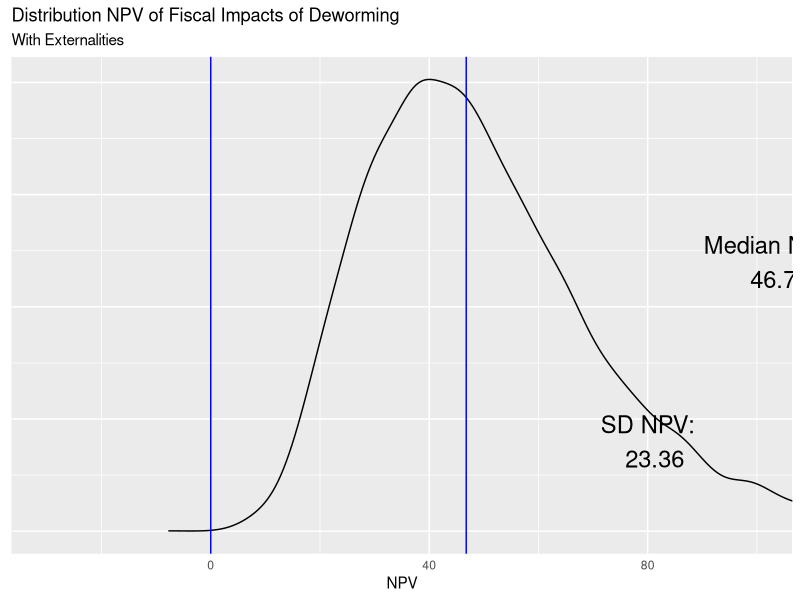

Reproduce this figure in R.
## ---- chunk 1
knitr::opts_chunk$set(echo = TRUE)
library(tidyverse)
library(ggplot2)
## ---- chunk 2
# chante _vals to _so
call_params_f <- function(){
    #############
    ##### Data  
    #############
    gov_bonds_so <- 	0.1185	     #Kenyan interest on sovereign debt - Central Bank of Kenya
    inflation_so <-  0.02          #Kenyan inflation rate - World Bank Development Indicators
    wage_ag_so <- 	11.84	         #Mean hourly wage rate (KSH) - Suri 2011
    wage_ww_so <- 	14.5850933     #Control group hourly wage, ww (cond >=10 hrs per week) - Table 4, Panel B
    profits_se_so <- 1766          #Control group monthly self-employed profits - Table 4, Panel A  FIX: MOST REFERENCES FROM TABLE 4 ARE TABLE 3
    hours_se_cond_so <- 38.1       #Control group weekly self-employed hours, conditional on hrs >0 - Table D13, Panel D
    hours_ag_so <- 8.3             #Control group hrs per week, agriculture - Table 4, Panel D
    hours_ww_so <- 6.9             #Control group hrs per week, working for wages - Table 4, Panel B
    hours_se_so <- 3.3             #Control group hrs per week, self-employment - Table 4, Panel A
    ex_rate_so <- 85               #Exchange Rate - Central Bank of Kenya
    growth_rate_so <- 1.52/100     #Per-capita GDP growth, 2002-2011 (accessed 1/29/13) -	World Bank - see notes
    coverage_so  <- 0.681333333    # (R) Fraction of treated primary school students within 6 km - from W@W - see note
    tax_so <- 0.16575              #ADD INFO
    unit_cost_local_so <- 43.66    #Deworm the World
    years_of_treat_so <- 2.41      #Additional Years of Treatment - Table 1, Panel A
    #############
    ##### Research
    #############    
    lambda1_so <- c(3.49, 0)       #Hrs per week increase for men and women CONFIRM
    lambda2_so <- 10.2             #Externality effect (proportional) - Table 3, Panel B
    q_full_so <- 0.75              #Take up rates with full subsidy. From Miguel and Kremmer (2007)
    q_zero_so <- 0                 #Take up rates with zero subsidy. From Miguel and Kremmer (2007)
    delta_ed_so <- c(-0.00176350949079451, 0.00696052250263997, 0.0258570306763183,     # (Delta E) Additional direct seconday schooling increase (from Joan)
                        0.0239963665555466, 0.027301406306074, 0.0234125454594173,
                       0.0279278879439199, 0.00647044449446303, 0.00835739437790601)                                     
    delta_ed_so <- cbind(delta_ed_so, 1999:2007)
    delta_ed_ext_so <- c(-0.0110126908021048,	0.0140448546741008,	-0.0034636291545585,  #Additional externality secondary schooling increase (from Joan)
                           0.0112940214439477,	0.0571608179771775,	-0.0560546793186931,
                           0.0558284756343451,	0.1546264843901160,	0.0055961489945619)
    delta_ed_ext_so <- cbind(delta_ed_ext_so, 1999:2007)    
    #############
    ##### Guess work   
    #############
    periods_so <- 50               #Total number of periods to forecast wages
    time_to_jm_so <- 10            #Time from intial period until individual join the labor force
    coef_exp_so <- c(0, 0)         #Years of experience coefficients (1-linear, 2-cuadratic)	- see notes
    teach_sal_so <- 5041           #Yearly secondary schooling compensation	5041 - from ROI materials
    teach_ben_so <- 217.47         #Yearly secondary schooling teacher benefits	217.47
    n_students_so <- 45            #Average pupils per teacher	45
    return( sapply( ls(pattern= "_so\\b"), function(x) get(x)) ) 
}
invisible( list2env(call_params_f(),.GlobalEnv) )


#############
##### Notes:
#############
### Source ---->  Input ----> Model ----> Policy Estimates (output)
###  (_so)        (_in)       (_mo)        (_pe)
### values      functions   functions      values
###             & values    & values 
### arguments in functions should used "_var" and functions should "_f"

#invisible( list2env(call_params_f(),.GlobalEnv) )

# on growth_rate_so: (http://data.worldbank.org/indicator/NY.GDP.PCAP.KD/), see calculation on "Kenya GDP per capita" tab. In W@W this equals 1.52%. ISSUE: This growth number should be updated to be 2002-2014, I think.
# on coef_exp_so: 1998/1999 Kenyan labor force survey; regression of earnings on age, age^2, female dummy, indicators for attained primary/secondary/beyond, and province dummies. Estimate used in W@W: (0.1019575, -0.0010413). ISSUE: For now assume no further life cycle adjustment beyond KLPS-3 (likely a conservative assumption).
# coverage_so: Overall Saturation (0.511) / 0.75 - not reported in table, average of T & C
## ---- chunk 3

## ---- chunk 4
# add suffix _var to args 
# - inputs: tax_rev_init_mo, top_tax_base_in  
# - outputs: total_rev_pe 
# Gamma is used to index gender.
npv_mo_f <- function(n_male_var = 1/2, n_female_var = 1/2, 
                interest_r_var = interest_in,
                wage_var = wage_t_mo,
                lambda1_male_var = lambda1_so[1],
                lambda1_female_var = lambda1_so[2], 
                tax_var = tax_so,
                saturation_var = saturation_in,             
                coverage_var = coverage_so,
                cost_of_schooling_var = cost_per_student_in,
                delta_ed_male_var = delta_ed_so[,1],
                delta_ed_female_var = delta_ed_so[,1], 
                lambda2_male_var = lambda2_in[1],
                lambda2_female_var = lambda2_in[2],
                s1_var = 0, q1_var = 0, s2_var = s2_in, q2_var = q2_in,
                periods_var = periods_so) {
  ns <- c(n_male_var, n_female_var)
  lambda1s <- c(lambda1_male_var, lambda1_female_var)
  lambda2s <- c(lambda2_male_var, lambda2_female_var)
  index_t <- 0:periods_var
  delta_ed_s <- cbind(delta_ed_male_var, delta_ed_female_var) 
  delta_ed_s <- rbind(c(0,0), delta_ed_s, matrix(0,41, 2) )

  benef <- matrix(NA, 51,2)
  for (i in 1:2){
  benef[,i] <- ( 1 / (1 + interest_r_var) )^index_t * wage_var *
                     ( lambda1s[i] + saturation_var * lambda2s[i] / coverage_var )
  }

  res1 <- sum( ns * ( tax_var * apply(benef, 2, sum) -
            apply( ( 1 / (1 + interest_r_var) )^index_t *
                     delta_ed_s * cost_of_schooling_var, 2, sum) )
          ) - (s2_var * q2_var  - s1_var * q1_var)
#  browser()
  return(res1)   
}
## ---- chunk 5
# - inputs: gov_bonds_so, inflation_so
# - outputs: interest_in
interest_in_f <- function(gov_bonds_var = gov_bonds_so , inflation_var = inflation_so) {  
  interest_in = gov_bonds_var - inflation_var 
  return(list("interest_in" = interest_in))
}
invisible( list2env(interest_in_f(),.GlobalEnv) )
## ---- chunk 6

wages_f <- function(wage_ag_var_h1 = wage_ag_so,  
                     wage_ww_var_h1 = wage_ww_so,
                     profits_se_var_h1 = profits_se_so,
                     hours_se_cond_var_h1 = hours_se_cond_so,  
                     hours_ag_var_h1 = hours_ag_so,
                     hours_ww_var_h1 = hours_ww_so,
                     hours_se_var_h1 = hours_se_so,
                     ex_rate_var_h1 = ex_rate_so, 
                     periods_var_h1 = periods_so, 
                     time_to_jm_var_h1 = time_to_jm_so, 
                     wage_0_var_h1 = wage_0_mo,
                     growth_rate_var_h1 = growth_rate_so,
                     experience_var_h1 = experience_in,
                     coef_exp1_var_h1 = coef_exp_so[1],
                     coef_exp2_var_h1 = coef_exp_so[2]){
  
    experience_in <- 0:periods_var_h1 - time_to_jm_var_h1
    
    wage_0_mo_f <- function(wage_ag_var = wage_ag_var_h1,  
                         wage_ww_var = wage_ww_var_h1,
                         profits_se_var = profits_se_var_h1,
                         hours_se_cond_var = hours_se_cond_var_h1,  
                         hours_ag_var = hours_ag_var_h1,
                         hours_ww_var = hours_ww_var_h1,
                         hours_se_var = hours_se_var_h1,
                         ex_rate_var = ex_rate_var_h1) {
      wage_se <- profits_se_var / (4.5 * hours_se_cond_var)
      wage_ls <- c(wage_ag_var, wage_ww_var, wage_se)
      alpha_ls <- c(hours_ag_var, hours_ww_var, hours_se_var) / sum( c(hours_ag_var, hours_ww_var, hours_se_var) )
      res1 <- 1/ex_rate_var * sum( wage_ls * alpha_ls )
      return(res1)
    }
    
    #close to value from spreadsheet (Assumps&Panel A Calcs!B137 = 0.1481084),
    #but I suspect diff due to computational precision
    
    wage_0_mo <- wage_0_mo_f()  
    
    wage_t_mo_f <- function(wage_0_var = wage_0_mo,
                       growth_rate_var = growth_rate_var_h1,
                       experience_var = experience_in,
                       coef_exp1_var = coef_exp1_var_h1,
                       coef_exp2_var = coef_exp2_var_h1) {
      res1 <- 52 * wage_0_var *( ( 1 + growth_rate_var )^experience_var ) *
        ( 1 + coef_exp1_var * experience_var + coef_exp2_var * experience_var^2 ) *
        ifelse(0:periods_var_h1 >= time_to_jm_var_h1, 1, 0)
      return(res1)
    }

#close to value from spreadsheet (Calcs-Table 5!N21.. = 7.701634678),
#but I suspect diff due to computational precision
    wage_t_mo <- wage_t_mo_f()
    return(list("experience_in" = experience_in, "wage_0_mo_f" = wage_0_mo_f, 
                "wage_0_mo" = wage_0_mo, "wage_t_mo_f" = wage_t_mo_f, "wage_t_mo" = wage_t_mo))
    
}

invisible( list2env(wages_f(),.GlobalEnv) )

## ---- chunk 7
# - inputs: gov_bonds_so, inflation_so
# - outputs: interest_in
lambdas_in_f <- function(lambda1_var = lambda1_so, lambda2_var = lambda2_so){
    lambda1_in <- rep(0.5 * lambda1_var[1] + 0.5 *lambda1_var[2], 2)
    lambda2_in <- rep(lambda2_var, 2)
    return(list("lambda1_in" = lambda1_in, "lambda2_in" = lambda2_in))  
}

invisible( list2env(lambdas_in_f(),.GlobalEnv) )
## ---- chunk 8
# - inputs: coverage_so, q_full_so, q_zero_so 
# - outputs: saturation_in 
saturation_in_f <- function(coverage_var = coverage_so, q_full_var = q_full_so, q_zero_var = q_zero_so){
    saturation_in <- coverage_so * q_full_so + ( 1 - coverage_so ) * q_zero_so
    return(list("saturation_in" = saturation_in)) 
} 
invisible( list2env(saturation_in_f(),.GlobalEnv) )
## ---- chunk 9

include_ext_mo <- TRUE
# - inputs: coverage_so, q_full_so, q_zero_so 
# - outputs: saturation_in 
ed_costs_in_f <- function(teach_sal_var = teach_sal_so, teach_ben_var = teach_ben_so, 
                          n_students_var = n_students_so, delta_ed_ext_var = delta_ed_ext_so,
                          delta_ed_var = delta_ed_so, include_ext_var = include_ext_mo){
    
    cost_per_student_in <- (teach_sal_var + teach_ben_var) / n_students_var
    
    # Nothing here yet with delta_ed_vals, but would like to incorporate model from Joan
    delta_ed_ext_total_in <- delta_ed_ext_var[,1] + delta_ed_var[,1]
    
    if (include_ext_var == TRUE){
      delta_ed_final_in <-  delta_ed_ext_total_in
    }else{
      delta_ed_final_in <- delta_ed_var[,1]
    }
    return(list("cost_per_student_in" = cost_per_student_in, "delta_ed_final_in" = 
                  delta_ed_final_in,  "delta_ed_ext_total_in" = delta_ed_ext_total_in)) 
} 
invisible( list2env(ed_costs_in_f(),.GlobalEnv) )
## ---- chunk 10
# - inputs: 
# - outputs: 
costs_f <- function(unit_cost_local_var = unit_cost_local_so, ex_rate_var = ex_rate_so,
                    years_of_treat_var = years_of_treat_so, q_full_var = q_full_so){
    s2_in <- ( unit_cost_local_var / ex_rate_var ) * years_of_treat_var
    q2_in <- q_full_var
    return(list("s2_in" = s2_in, "q2_in" = q2_in)) 
} 
invisible( list2env(costs_f(),.GlobalEnv) )


## ---- chunk 11
#no externality NPV
res_npv_no_ext_pe <- npv_mo_f(lambda2_male_var = 0, lambda2_female_var = 0)

#yes externality NPV
res_npv_yes_ext_pe <- npv_mo_f(delta_ed_male_var = delta_ed_ext_total_in,
                       delta_ed_female_var = delta_ed_ext_total_in )
## ---- chunk 12
rm(list = ls()[!(ls() %in% ls(pattern = "_f\\b"))])
invisible( list2env(call_params_f(), .GlobalEnv) )
invisible( list2env(interest_in_f(),.GlobalEnv) )
invisible( list2env(wages_f(),.GlobalEnv) )
invisible( list2env(lambdas_in_f(),.GlobalEnv) )
invisible( list2env(saturation_in_f(),.GlobalEnv) )
invisible( list2env(ed_costs_in_f(include_ext_var = TRUE),.GlobalEnv) )
invisible( list2env(costs_f(),.GlobalEnv) )

npv_mo_f(lambda2_male_var = 0, lambda2_female_var = 0)
## ---- chunk 13
# run the model 
#  input: Input vectors for NPV function
#  output: one vector of NPVs (of lenght Nsims)
# Repeat Nsims times
#  input: all functions from above + NSims
#  output: vector of Results of length NSims

# TO DO: fix negative wage trends do to high negative term in the square of experience. 

#  generate 1 draw of primitive values:
#  inputs: K primitive means and K standard deviations
#  output: K values with one from simulations

onedraw_sim_f <- function(gov_bonds_var = gov_bonds_so, gov_bonds_sd_var  = 0.1 * gov_bonds_so,         # Data
    inflation_var       = inflation_so      , inflation_sd_var       = 0.1 * inflation_so,      
    wage_ag_var         = wage_ag_so        , wage_ag_sd_var         = 0.1 * wage_ag_so,        
    wage_ww_var         = wage_ww_so        , wage_ww_sd_var         = 0.1 * wage_ww_so,        
    profits_se_var      = profits_se_so     , profits_se_sd_var      = 0.1 * profits_se_so,     
    hours_se_cond_var   = hours_se_cond_so  , hours_se_cond_sd_var   = 0.1 * hours_se_cond_so,  
    hours_ag_var        = hours_ag_so       , hours_ag_sd_var        = 0.1 * hours_ag_so,       
    hours_ww_var        = hours_ww_so       , hours_ww_sd_var        = 0.1 * hours_ww_so,       
    hours_se_var        = hours_se_so       , hours_se_sd_var        = 0.1 * hours_se_so,       
    ex_rate_var         = ex_rate_so        , ex_rate_sd_var         = 0.1 * ex_rate_so,        
    growth_rate_var     = growth_rate_so    , growth_rate_sd_var     = 0.1 * growth_rate_so,    
    coverage_var        = coverage_so       , coverage_sd_var        = 0.1 * coverage_so,       
    tax_var             = tax_so            , tax_sd_var             = 0.1 * tax_so,            
    unit_cost_local_var = unit_cost_local_so, unit_cost_local_sd_var = 0.1 * unit_cost_local_so,
    years_of_treat_var  = years_of_treat_so , years_of_treat_sd_var  = 0.1 * years_of_treat_so,   
    lambda1_var         = lambda1_so       , lambda1_sd_var         = 0.1 * c(lambda1_so[1], 0.01),                # Research     
    lambda2_var         = lambda2_so        , lambda2_sd_var         = 0.1 * lambda2_so,        
    q_full_var          = q_full_so         , q_full_sd_var          = 0.1 * q_full_so,         
    q_zero_var          = q_zero_so         , q_zero_sd_var          = 0.1 * q_zero_so,         
    delta_ed_var        = 1                  , delta_ed_sd_var        = 1 ,       
    delta_ed_ext_var    = 1                  , delta_ed_ext_sd_var    = 1 ,      
    periods_var         = periods_so        , periods_sd_var         = 0.1 * periods_so,            # Guesswork
    time_to_jm_var      = time_to_jm_so     , time_to_sd_var         = 0.1 * time_to_jm_so,      
    coef_exp_var        = coef_exp_so      , coef_exp_sd_var        = c(0.001 , 0.001),       
    teach_sal_var       = teach_sal_so      , teach_sal_sd_var       = 0.1 * teach_sal_so,       
    teach_ben_var       = teach_ben_so      , teach_ben_sd_var       = 0.1 * teach_ben_so,       
    n_students_var      = n_students_so     , n_students_sd_var      = 0.1 * n_students_so){
    
    rm(list = ls(pattern= "_sim") )
    #############
    ##### Data   
    #############
    gov_bonds_sim <-           rnorm(1, gov_bonds_var      , gov_bonds_sd_var      ) 
    inflation_sim <-           rnorm(1, inflation_var      , inflation_sd_var      ) 
    wage_ag_sim <-             rnorm(1, wage_ag_var        , wage_ag_sd_var        )
    wage_ww_sim <-             rnorm(1, wage_ww_var        , wage_ww_sd_var        )
    profits_se_sim <-          rnorm(1, profits_se_var     , profits_se_sd_var     ) 
    hours_se_cond_sim <-       rnorm(1, hours_se_cond_var  , hours_se_cond_sd_var  )
    hours_ag_sim <-            rnorm(1, hours_ag_var       , hours_ag_sd_var       ) 
    hours_ww_sim <-            rnorm(1, hours_ww_var       , hours_ww_sd_var       )
    hours_se_sim <-            rnorm(1, hours_se_var       , hours_se_sd_var       )
    ex_rate_sim <-             rnorm(1, ex_rate_var        , ex_rate_sd_var        )
    growth_rate_sim <-         rnorm(1, growth_rate_var    , growth_rate_sd_var    )
    coverage_sim  <-           rnorm(1, coverage_var       , coverage_sd_var       )
    tax_sim <-                 rnorm(1, tax_var            , tax_sd_var            )
    unit_cost_local_sim <-     rnorm(1, unit_cost_local_var, unit_cost_local_sd_var)
    years_of_treat_sim <-      rnorm(1, years_of_treat_var , years_of_treat_sd_var )
    #############    
    ##### Research 
    #############     
    lambda1_sim <-             rnorm(2, lambda1_var       , lambda1_sd_var        ) 
    lambda2_sim <-             rnorm(1, lambda2_var       , lambda2_sd_var        )
    q_full_sim <-              rnorm(1, q_full_var        , q_full_sd_var         )
    q_zero_sim <-              rnorm(1, q_zero_var        , q_zero_sd_var         )
    delta_ed_sim <-            rnorm(1, delta_ed_var      , delta_ed_sd_var * sd(delta_ed_so[,1])) * delta_ed_so[,1] 
    delta_ed_ext_sim <-        rnorm(1, delta_ed_ext_var  , delta_ed_ext_sd_var * sd(delta_ed_ext_so[,1])) * delta_ed_ext_so[,1] 
    #############
    ##### Guess work    
    ############# 
    #periods_sim <-            rnorm(1, periods_var        , periods_sd_var     )
    time_to_jm_sim <-         rnorm(1, time_to_jm_var     , time_to_sd_var     )
    coef_exp_sim <-           rnorm(2, coef_exp_var       , coef_exp_sd_var    )
    teach_sal_sim <-          rnorm(1, teach_sal_var      , teach_sal_sd_var   )
    teach_ben_sim <-          rnorm(1, teach_ben_var      , teach_ben_sd_var   )
    n_students_sim <-         rnorm(1, n_students_var     , n_students_sd_var  )
    #############
    return( sapply( ls(pattern= "_sim"), function(x) get(x)) ) 
    }

# asd <- one_draw()
# Takes each element of list and assings it an object with the same name
# list2env(asd,.GlobalEnv)
# compute the elements of the model
#  input: K vectors with draws from sims
#  output: Input vectors for NPV functions

## ---- chunk 14

if (FALSE){
asd1 <- sapply( ls(pattern = "_so"), function(x) get(x) )
gov_bonds_so <- 42
asd <- function(var1)  { 
  names_in_list <- names(var1)
 for (i in 1:length(var1)) {
  n_vals <- length( var1[[i]] )
  param <- names_in_list[i]
  print(rnorm(n_vals, var1[[i]], sd = var1[[i]] * 0.1))
 }
}
asd(asd1)

}

# -0.6096942

rm(list = ls()[!(ls() %in% ls(pattern = "_f\\b") )])

set.seed(1427857)

list2env(call_params_f(), .GlobalEnv)
list2env(onedraw_sim_f(), .GlobalEnv)

track_env <- environment()

asd1 <- function(..., n_sims_var = 10, track_env_var = track_env) {

    npv_sim <- rep(NA, n_sims_var)
    
    for (i in 1:n_sims_var) {
    #rm(list = ls(pattern= "_so\\b") )
 
    invisible( list2env(onedraw_sim_f(...), envir = track_env_var ) )
    # 1 - "r""
    invisible( list2env( interest_in_f(gov_bonds_sim, inflation_sim), envir = track_env_var ) )
    # 2 - "w_t"
    invisible( list2env( wages_f(wage_ag_var_h1 = wage_ag_sim,
                           wage_ww_var_h = wage_ww_sim,
                           profits_se_var_h = profits_se_sim,
                           hours_se_cond_var_h = hours_se_cond_sim,
                           hours_ag_var_h = hours_ag_sim,
                           hours_ww_var_h = hours_ww_sim,
                           hours_se_var_h = hours_se_sim,
                           ex_rate_var_h = ex_rate_sim, 
                           periods_var_h1 = periods_so,
                           time_to_jm_var_h1 = time_to_jm_so, 
                           growth_rate_var_h1 = growth_rate_sim,
                           experience_var_h1 = experience_temp,
                           coef_exp1_var_h1 = coef_exp_sim[1],
                           coef_exp2_var_h1 = coef_exp_sim[2]), envir = track_env_var ) )
    # 3 - “λ1,γ” and “λ2,γ”
    invisible( list2env( lambdas_in_f(lambda1_var = lambda1_sim, lambda2_var = lambda2_sim), envir = track_env_var) ) 
    # 4 - R and p
    invisible( list2env(saturation_in_f(coverage_var = coverage_sim, q_full_var = q_full_sim, 
                                        q_zero_var = q_zero_sim), envir = track_env_var ) )
    # 5 - K and ΔE⎯⎯⎯⎯γt(S1,S2)
    invisible( list2env(ed_costs_in_f(teach_sal_var = teach_sal_sim, teach_ben_var = teach_ben_sim, 
                                      n_students_var = n_students_sim, delta_ed_ext_var = cbind(delta_ed_ext_sim, 1), 
                                      delta_ed_var = cbind(delta_ed_sim,1), include_ext_var = TRUE), envir = track_env_var) )
     #6 - (S2Q(S2)−S1Q(S1))
    invisible( list2env(costs_f(unit_cost_local_var = unit_cost_local_sim, ex_rate_var = ex_rate_sim, 
                                years_of_treat_var = years_of_treat_sim, q_full_var = q_full_sim), envir = track_env_var ) )
    
    npv_sim[i] <- npv_mo_f(n_male_var = 1/2, n_female_var = 1/2, 
                    interest_r_var = interest_in,
                    wage_var = wage_t_mo,
                    lambda1_male_var = lambda1_in[1],
                    lambda1_female_var = lambda1_in[2], 
                    tax_var = tax_sim,
                    saturation_var = saturation_in,             
                    coverage_var = coverage_sim,
                    cost_of_schooling_var = cost_per_student_in,
                    delta_ed_male_var = delta_ed_sim,
                    delta_ed_female_var = delta_ed_sim, 
                    lambda2_male_var = lambda2_in[1],
                    lambda2_female_var = lambda2_in[2],
                    s1_var = 0, q1_var = 0, s2_var = s2_in, q2_var = q2_in,
                    periods_var = periods_so)
    #if (npv_sim[i]<0) {browser()}
    }
    return(npv_sim)
}


npv_sim <- asd1(n_sims_var = 1e4)

########
# ANALYSE OUTPUT

# unit test
if (abs(sd(npv_sim) - 28.38155)>0.0001 ) {
  print("Output has change")
}

npv_for_text <- paste("Median NPV:\n ", round(median(npv_sim), 2))
npv_for_text2 <- paste("SD NPV:\n ", round(sd(npv_sim), 2))

ggplot() +
  geom_density(aes(x = npv_sim,
                   alpha = 1/2), kernel = "gau") +
  geom_vline(xintercept = c(0, median(npv_sim)), col="blue") +
  coord_cartesian(xlim = c(-30,100)) +
  guides(alpha = "none", colour="none") +
  labs(y = NULL,
       x = "NPV" ,
       title = "Distribution NPV of Fiscal Impacts of Deworming",
       subtitle = "With Externalities")+
  annotate("text", x = 2.2 * median(npv_sim), y = 0.012, label = npv_for_text, size = 6)+
  annotate("text", x = 80, y = 0.004, label = npv_for_text2, size = 6)+
  theme(axis.ticks = element_blank(), axis.text.y = element_blank())

